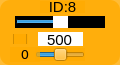
    <widget class="QWidget" name="widget_id8" native="true">
     <property name="geometry">
      <rect>
       <x>185</x>
       <y>550</y>
       <width>120</width>
       <height>65</height>
      </rect>
     </property>
     <property name="maximumSize">
      <size>
       <width>16777161</width>
       <height>16777215</height>
      </size>
     </property>
     <property name="styleSheet">
      <string notr="true">background-color: rgb(255, 170, 0, 200);
border-radius:10px;</string>
     </property>
     <widget class="QLabel" name="label_ID8">
      <property name="geometry">
       <rect>
        <x>40</x>
        <y>1</y>
        <width>45</width>
        <height>12</height>
       </rect>
      </property>
      <property name="minimumSize">
       <size>
        <width>0</width>
        <height>10</height>
       </size>
      </property>
      <property name="font">
       <font>
        <family>Arial</family>
        <pointsize>11</pointsize>
       </font>
      </property>
      <property name="styleSheet">
       <string notr="true">background-color: rgb(255, 255, 255， 0);
border-radius:0px;</string>
      </property>
      <property name="text">
       <string>ID:8</string>
      </property>
      <property name="alignment">
       <set>Qt::AlignCenter</set>
      </property>
     </widget>
     <widget class="QSlider" name="horizontalSlider_pulse_id8">
      <property name="geometry">
       <rect>
        <x>15</x>
        <y>16</y>
        <width>90</width>
        <height>12</height>
       </rect>
      </property>
      <property name="autoFillBackground">
       <bool>false</bool>
      </property>
      <property name="styleSheet">
       <string notr="true">QSlider{
	background: rgb(0, 0, 0);
	border-radius:0px;
}
QSlider::handle {/*设置中间的那个滑动的键*/                           background: rgb(255, 255, 255)}</string>
      </property>
      <property name="minimum">
       <number>0</number>
      </property>
      <property name="maximum">
       <number>1000</number>
      </property>
      <property name="pageStep">
       <number>1</number>
      </property>
      <property name="value">
       <number>500</number>
      </property>
      <property name="orientation">
       <enum>Qt::Horizontal</enum>
      </property>
     </widget>
     <widget class="QSlider" name="horizontalSlider_dev_id8">
      <property name="geometry">
       <rect>
        <x>35</x>
        <y>48</y>
        <width>50</width>
        <height>13</height>
       </rect>
      </property>
      <property name="styleSheet">
       <string notr="true">background-color: rgb(255, 255, 255， 0);</string>
      </property>
      <property name="minimum">
       <number>-125</number>
      </property>
      <property name="maximum">
       <number>125</number>
      </property>
      <property name="pageStep">
       <number>1</number>
      </property>
      <property name="orientation">
       <enum>Qt::Horizontal</enum>
      </property>
     </widget>
     <widget class="QLabel" name="label_id8">
      <property name="geometry">
       <rect>
        <x>10</x>
        <y>47</y>
        <width>30</width>
        <height>15</height>
       </rect>
      </property>
      <property name="minimumSize">
       <size>
        <width>0</width>
        <height>10</height>
       </size>
      </property>
      <property name="font">
       <font>
        <family>DejaVu Sans</family>
        <pointsize>10</pointsize>
       </font>
      </property>
      <property name="styleSheet">
       <string notr="true">background-color: rgb(255, 255, 255， 0);</string>
      </property>
      <property name="text">
       <string>0</string>
      </property>
      <property name="alignment">
       <set>Qt::AlignCenter</set>
      </property>
     </widget>
     <widget class="QLineEdit" name="lineEdit_id8">
      <property name="geometry">
       <rect>
        <x>38</x>
        <y>32</y>
        <width>45</width>
        <height>14</height>
       </rect>
      </property>
      <property name="sizePolicy">
       <sizepolicy hsizetype="Fixed" vsizetype="Fixed">
        <horstretch>0</horstretch>
        <verstretch>0</verstretch>
       </sizepolicy>
      </property>
      <property name="font">
       <font>
        <family>Arial</family>
        <pointsize>11</pointsize>
       </font>
      </property>
      <property name="autoFillBackground">
       <bool>false</bool>
      </property>
      <property name="styleSheet">
       <string notr="true">background-color: rgb(255, 255, 255);
border-radius:0px;</string>
      </property>
      <property name="text">
       <string>500</string>
      </property>
      <property name="maxLength">
       <number>1000</number>
      </property>
      <property name="alignment">
       <set>Qt::AlignCenter</set>
      </property>
      <property name="dragEnabled">
       <bool>false</bool>
      </property>
      <property name="readOnly">
       <bool>false</bool>
      </property>
     </widget>
     <widget class="QCheckBox" name="checkBox_id8">
      <property name="geometry">
       <rect>
        <x>13</x>
        <y>34</y>
        <width>15</width>
        <height>10</height>
       </rect>
      </property>
      <property name="text">
       <string/>
      </property>
     </widget>
    </widget>
